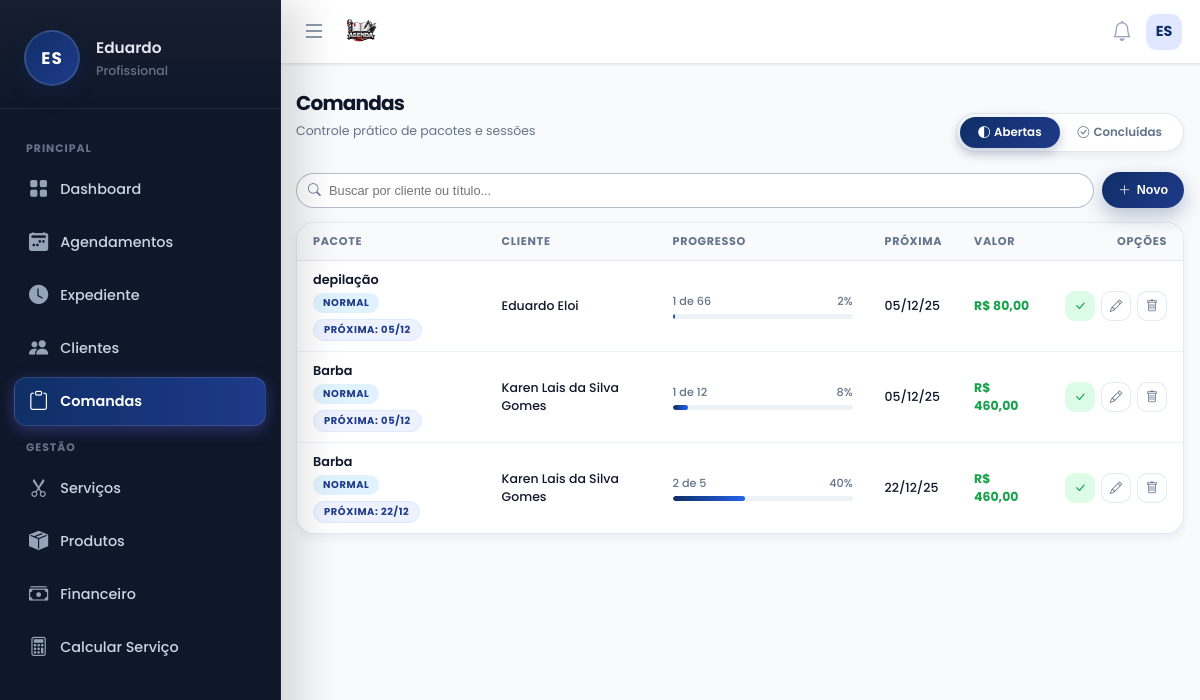
/pages/comandas/comandas.php (signed in), run on the app's committed database.
### tables this page shows
CREATE TABLE usuarios (
        id INTEGER PRIMARY KEY AUTOINCREMENT,
        nome TEXT, email TEXT, telefone TEXT, foto TEXT, biografia TEXT,
        cep TEXT, endereco TEXT, numero TEXT, bairro TEXT, cidade TEXT, estado TEXT,
        criado_em DATETIME DEFAULT CURRENT_TIMESTAMP
    , senha TEXT, estabelecimento TEXT, cor_tema TEXT DEFAULT '#4f46e5', ultimo_login DATETIME, ativo INTEGER DEFAULT 1, data_expiracao DATE, is_vitalicio INTEGER DEFAULT 0, quem_indicou TEXT, valor_mensalidade REAL DEFAULT 19.90, indicado_por TEXT, valor_mensal REAL DEFAULT 19.90, token_recuperacao TEXT, token_validade DATETIME, tipo_estabelecimento TEXT DEFAULT 'Salão de Beleza', instagram TEXT, cpf TEXT, lembrete_email_ativo INTEGER DEFAULT 0, lembrete_email_tempo INTEGER DEFAULT 4, lembrete_email_unidade TEXT DEFAULT 'horas', lembrete_email_cliente INTEGER DEFAULT 1, lembrete_email_confirmar INTEGER DEFAULT 0, lembrete_email_outro TEXT, lembrete_email_copia INTEGER DEFAULT 0, agendamento_min_antecedencia INTEGER DEFAULT 4, agendamento_min_unidade TEXT DEFAULT 'horas', receber_email_diario INTEGER DEFAULT 0, is_teste INTEGER DEFAULT 0);

CREATE TABLE comandas (
        id INTEGER PRIMARY KEY AUTOINCREMENT,
        user_id INTEGER NOT NULL,
        tipo TEXT DEFAULT 'normal', -- normal ou pacote
        descricao TEXT,
        cliente_id INTEGER,
        cliente_nome TEXT,
        data_inicio DATE NOT NULL,
        data_fim DATE,
        proxima_data DATE,
        numero_atendimentos INTEGER DEFAULT 0,
        total_recorrencias INTEGER DEFAULT 1,
        valor_total REAL DEFAULT 0,
        valor_pago REAL DEFAULT 0,
        desconto_tipo TEXT DEFAULT 'valor', -- valor ou porcentagem
        desconto_valor REAL DEFAULT 0,
        valor_liquido REAL DEFAULT 0,
        servico_id INTEGER,
        servico_nome TEXT,
        pacote_id INTEGER,
        pacote_nome TEXT,
        status TEXT DEFAULT 'aberta', -- aberta, fechada, cancelada
        criado_em DATETIME DEFAULT CURRENT_TIMESTAMP
    , titulo TEXT, qtd_total INTEGER DEFAULT 1, created_at DATETIME DEFAULT CURRENT_TIMESTAMP, frequencia TEXT DEFAULT 'unico');

### pages/comandas/comandas.php (the view, shortened to what this page needs)
<?php
require_once __DIR__ . '/../../includes/db.php';
$uid = (int)$_SESSION['user_id'];
$filtro_status = $_GET['tab'] ?? 'aberta';
$busca         = trim($_GET['q'] ?? '');
$sql = "SELECT c.*, cli.nome AS c_nome, s.nome AS servico_nome,
        (SELECT COUNT(*) FROM comanda_itens WHERE comanda_id = c.id AND status = 'realizado') AS feitos,
        (SELECT data_prevista FROM comanda_itens WHERE comanda_id = c.id AND status = 'pendente' ORDER BY data_prevista ASC LIMIT 1) AS proxima
        FROM comandas c
        JOIN clientes cli ON c.cliente_id = cli.id
        LEFT JOIN servicos s ON c.servico_id = s.id
        WHERE c.user_id = :uid AND c.status = :status";
$sql .= " ORDER BY c.data_inicio DESC";
$stmt = $pdo->prepare($sql);
$stmt->bindValue(':uid', $uid);
$stmt->bindValue(':status', $filtro_status);
$stmt->execute();
$lista = $stmt->fetchAll(PDO::FETCH_ASSOC);
include '../../includes/header.php';
include '../../includes/menu.php';
?>
<link rel="stylesheet" href="https://cdn.jsdelivr.net/npm/bootstrap-icons@1.10.5/font/bootstrap-icons.css">
<div class="app-container">
    <div class="app-header">
        <div class="page-title">
            <h1>Comandas</h1>
            <p>Controle prático de pacotes e sessões</p>
        </div>
        <div class="tabs-pill">
            <a href="?tab=aberta" class="tab-link <?= $filtro_status=='aberta'?'active':'' ?>">
                <i class="bi bi-circle-half"></i> Abertas
            </a>
            <a href="?tab=fechada" class="tab-link <?= $filtro_status=='fechada'?'active':'' ?>">
                <i class="bi bi-check-circle"></i> Concluídas
            </a>
        </div>
    </div>
    <div class="controls-row">
        <form style="flex:1; display:flex;" method="GET">
            <div class="search-wrapper">
                <i class="bi bi-search"></i>
                <input type="text" name="q" value="<?= htmlspecialchars($busca) ?>" placeholder="Buscar por cliente ou título..." class="search-input">
            </div>
        </form>
        <button type="button" class="btn-gradient" onclick="abrirModal('modalNova')">
            <i class="bi bi-plus-lg"></i> Novo
        </button>
    </div>
    <div class="desktop-table">
        <table>
            <thead>
                <tr>
                    <th>Pacote</th>
                    <th>Cliente</th>
                    <th>Progresso</th>
                    <th>Próxima</th>
                    <th>Valor</th>
                    <th style="text-align:right">Opções</th>
                </tr>
            </thead>
            <tbody>
                <?php foreach($lista as $c):
                    $percent = ($c['qtd_total'] > 0) ? ($c['feitos'] / $c['qtd_total']) * 100 : 0;
                    $percent = min(100, max(0, $percent));
                    $dataJson = htmlspecialchars(json_encode($c), ENT_QUOTES, 'UTF-8');
                ?>
                <tr>
                    <td>
                        <div style="font-weight:600; color:var(--text-main); font-size:0.8rem;"><?= htmlspecialchars($c['titulo']) ?></div>
                        <div style="display:flex; gap:6px; align-items:center; margin-top:4px; flex-wrap:wrap;">
                            <span class="badge-pill badge-<?= $c['tipo']=='pacote'?'orange':'blue' ?>"><?= ucfirst($c['tipo']) ?></span>
                            <span class="badge-pill badge-next">
                                Próxima: <?= $c['proxima'] ? date('d/m', strtotime($c['proxima'])) : '--' ?>
                            </span>
                        </div>
                    </td>
                    <td><?= htmlspecialchars($c['c_nome']) ?></td>
                    <td style="width:180px;">
                        <div style="display:flex; justify-content:space-between; font-size:0.7rem; color:var(--text-muted); margin-bottom:3px;">
                            <span><?= $c['feitos'] ?> de <?= $c['qtd_total'] ?></span>
                            <span><?= round($percent) ?>%</span>
                        </div>
                        <div class="prog-bar">
                            <div class="prog-fill <?= $percent>=100?'finished':'' ?>" style="width: <?= $percent ?>%"></div>
                        </div>
                    </td>
                    <td>
                        <?= $c['proxima'] ? date('d/m/y', strtotime($c['proxima'])) : '<span class="text-muted">--</span>' ?>
                    </td>
                    <td style="font-weight:700; color:var(--success);">R$ <?= number_format($c['valor_total'], 2, ',', '.') ?></td>
                    <td>
                        <div style="display:flex; justify-content:flex-end; gap:6px;">
                            <?php if($c['status'] == 'aberta'): ?>
                                <button
                                    onclick="abrirConfirmacao(<?= $c['id'] ?>, '<?= htmlspecialchars($c['c_nome'], ENT_QUOTES) ?>', <?= $c['feitos'] ?>, <?= $c['qtd_total'] ?>)"
                                    class="btn-icon"
                                    style="color:var(--success); border-color:var(--success-bg); background:var(--success-bg);"
                                    title="Confirmar próxima sessão">
                                    <i class="bi bi-check-lg"></i>
                                </button>
                            <?php endif; ?>
                            <button onclick='editarComanda(<?= $dataJson ?>)' class="btn-icon" title="Editar título">
                                <i class="bi bi-pencil"></i>
                            </button>
                            <button onclick="excluirComanda(<?= $c['id'] ?>)" class="btn-icon del" title="Excluir comanda">
                                <i class="bi bi-trash"></i>
                            </button>
                        </div>
                    </td>
                </tr>
                <?php endforeach; ?>
            </tbody>
        </table>
    </div>
</div>

### includes/menu.php (shortened to what this page needs)
<?php
$isProd = isset($_SERVER['HTTP_HOST']) && $_SERVER['HTTP_HOST'] === 'salao.develoi.com';
$userRole  = 'Profissional';
$iniciais  = 'V';
$firstName = 'Visitante';
if (isset($pdo) && isset($_SESSION['user_id'])) {
    $stmtUser = $pdo->prepare("SELECT nome, email FROM usuarios WHERE id = ? LIMIT 1");
    $stmtUser->execute([$_SESSION['user_id']]);
    $dadoUsuario = $stmtUser->fetch(PDO::FETCH_ASSOC);
    if ($dadoUsuario && !empty($dadoUsuario['nome'])) {
        $userName = $dadoUsuario['nome'];
        $partesNome = explode(' ', trim($userName));
        $firstName  = $partesNome[0];
        $primeiraLetra = mb_substr($partesNome[0], 0, 1);
        $ultimaLetra   = '';
        if (count($partesNome) > 1) {
            $ultimoNome  = end($partesNome);
            $ultimaLetra = mb_substr($ultimoNome, 0, 1);
        }
        $iniciais = strtoupper($primeiraLetra . $ultimaLetra);
    }
}
function isActive($pageName)
{
    return basename($_SERVER['PHP_SELF']) === $pageName ? 'active' : '';
}
?>
<link rel="stylesheet" href="https://cdn.jsdelivr.net/npm/bootstrap-icons@1.11.3/font/bootstrap-icons.min.css">
<nav class="app-navbar">
    <div style="display:flex; align-items:center; gap:12px;">
        <button class="menu-btn" id="openMenuBtn" type="button">
            <i class="bi bi-list"></i>
        </button>
        <?php
        if ($isProd) {
            $logoUrl = 'https://salao.develoi.com/img/logo-azul.png';
            $dashboardUrl = '/dashboard';
        } else {
            $host = $_SERVER['HTTP_HOST'];
            $logoUrl = "http://{$host}/karen_site/controle-salao/img/logo-azul.png";
            $dashboardUrl = '/karen_site/controle-salao/pages/dashboard.php';
        }
        ?>
        <a href="<?php echo $dashboardUrl; ?>" class="brand-logo">
            <img src="<?php echo $logoUrl; ?>"
                 alt="Logo Salão Develoi"
                 style="height:38px; width:auto; display:inline-block; vertical-align:middle;">
        </a>
    </div>
    <div style="display:flex; align-items:center; gap:10px;">
        <div style="position:relative;">
            <button class="icon-btn" id="notificBtn" type="button" aria-label="Notificações" style="position:relative;">
                <i class="bi bi-bell"></i>
            </button>
        </div>
        <div style="position:relative;">
            <div class="navbar-avatar" id="userAvatarBtn">
                <?php echo $iniciais; ?>
            </div>
        </div>
    </div>
</nav>
<aside class="app-sidebar" id="sidebar">
    <div class="sidebar-header">
        <div class="avatar-circle">
            <?php echo $iniciais; ?>
        </div>
        <div class="user-info">
            <h4><?php echo htmlspecialchars($firstName); ?></h4>
            <span><?php echo htmlspecialchars($userRole); ?></span>
        </div>
    </div>
    <ul class="sidebar-menu">
        <div class="menu-label">Principal</div>
        <li>
            <a href="<?php echo $isProd ? '/dashboard' : '/karen_site/controle-salao/pages/dashboard.php'; ?>"
               class="sidebar-link <?php echo isActive('dashboard.php'); ?>">
                <i class="bi bi-grid-fill"></i> <span class="menu-text">Dashboard
            </span></a>
        </li>
        <li>
            <a href="<?php echo $isProd ? '/agenda' : '/karen_site/controle-salao/pages/agenda/agenda.php'; ?>"
               class="sidebar-link <?php echo isActive('agenda.php'); ?>">
                <i class="bi bi-calendar2-week-fill"></i> <span class="menu-text">Agendamentos
            </span></a>
        </li>
        <li>
            <a href="<?php echo $isProd ? '/horarios' : '/karen_site/controle-salao/pages/horarios/horarios.php'; ?>"
               class="sidebar-link <?php echo isActive('horarios.php'); ?>">
                <i class="bi bi-clock-fill"></i> <span class="menu-text">Expediente
            </span></a>
        </li>
        <li>
            <a href="<?php echo $isProd ? '/clientes' : '/karen_site/controle-salao/pages/clientes/clientes.php'; ?>"
               class="sidebar-link <?php echo isActive('clientes.php'); ?>">
                <i class="bi bi-people-fill"></i> <span class="menu-text">Clientes
            </span></a>
        </li>
        <li>
            <a href="<?php echo $isProd ? '/comandas' : '/karen_site/controle-salao/pages/comandas/comandas.php'; ?>"
               class="sidebar-link <?php echo isActive('comandas.php'); ?>">
                <i class="bi bi-clipboard"></i> <span class="menu-text">Comandas
            </span></a>
        </li>
        <div class="menu-label">Gestão</div>
        <li>
            <a href="<?php echo $isProd ? '/servicos' : '/karen_site/controle-salao/pages/servicos/servicos.php'; ?>"
               class="sidebar-link <?php echo isActive('servicos.php'); ?>">
                <i class="bi bi-scissors"></i> <span class="menu-text">Serviços
            </span></a>
        </li>
        <li>
            <a href="<?php echo $isProd ? '/produtos-estoque' : '/karen_site/controle-salao/pages/produtos-estoque/produtos-estoque.php'; ?>"
               class="sidebar-link <?php echo isActive('produtos-estoque.php'); ?>">
                <i class="bi bi-box-seam-fill"></i> <span class="menu-text">Produtos
            </span></a>
        </li>
        <li>
            <a href="<?php echo $isProd ? '/financeiro' : '/karen_site/controle-salao/pages/financeiro/financeiro.php'; ?>"
               class="sidebar-link <?php echo isActive('financeiro.php'); ?>">
                <i class="bi bi-cash-stack"></i> <span class="menu-text">Financeiro
            </span></a>
        </li>
        <li>
            <a href="<?php echo $isProd ? '/calcular-servico' : '/karen_site/controle-salao/pages/calcular-servico/calcular-servico.php'; ?>"
               class="sidebar-link <?php echo isActive('calcular-servico.php'); ?>">
                <i class="bi bi-calculator"></i> <span class="menu-text">Calcular Serviço
            </span></a>
        </li>
    </ul>
</aside>

### data on the page
usuarios: nome "ES", nome "Eduardo"
comandas: titulo "depilação", tipo "NORMAL", proxima "05/12", c_nome "Eduardo Eloi", feitos "1", qtd_total "66", percent "2", proxima "05/12/25", valor_total "80,00"
comandas: titulo "Barba", tipo "NORMAL", proxima "05/12", c_nome "Karen Lais da Silva Gomes", feitos "1", qtd_total "12", percent "8", proxima "05/12/25", valor_total "460,00"
comandas: titulo "Barba", tipo "NORMAL", proxima "22/12", c_nome "Karen Lais da Silva Gomes", feitos "2", qtd_total "5", percent "40", proxima "22/12/25", valor_total "460,00"

### other printed values
$userRole "Profissional"
